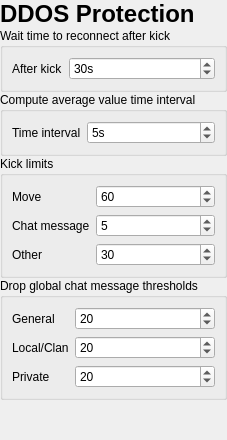
      <widget class="QWidget" name="pageDdos">
       <layout class="QVBoxLayout" name="ddosLayout">
        <property name="spacing">
         <number>0</number>
        </property>
        <property name="leftMargin">
         <number>0</number>
        </property>
        <property name="topMargin">
         <number>0</number>
        </property>
        <property name="rightMargin">
         <number>0</number>
        </property>
        <property name="bottomMargin">
         <number>0</number>
        </property>
        <item>
         <widget class="QLabel" name="ddosTitle">
          <property name="font">
           <font>
            <pointsize>18</pointsize>
            <bold>true</bold>
           </font>
          </property>
          <property name="text">
           <string>DDOS Protection</string>
          </property>
         </widget>
        </item>
        <item>
         <widget class="QGroupBox" name="ddosReconnectGroup">
          <property name="title">
           <string>Wait time to reconnect after kick</string>
          </property>
          <layout class="QFormLayout" name="ddosReconnectForm">
           <item row="0" column="0">
            <widget class="QLabel" name="labelReconnectTime">
             <property name="text">
              <string>After kick</string>
             </property>
            </widget>
           </item>
           <item row="0" column="1">
            <widget class="QSpinBox" name="ddosWaitReconnect">
             <property name="suffix">
              <string>s</string>
             </property>
             <property name="minimum">
              <number>1</number>
             </property>
             <property name="maximum">
              <number>9999</number>
             </property>
             <property name="value">
              <number>30</number>
             </property>
            </widget>
           </item>
          </layout>
         </widget>
        </item>
        <item>
         <widget class="QGroupBox" name="ddosAvgGroup">
          <property name="title">
           <string>Compute average value time interval</string>
          </property>
          <layout class="QFormLayout" name="ddosAvgForm">
           <item row="0" column="0">
            <widget class="QLabel" name="labelAvgInterval">
             <property name="text">
              <string>Time interval</string>
             </property>
            </widget>
           </item>
           <item row="0" column="1">
            <widget class="QSpinBox" name="ddosAvgInterval">
             <property name="suffix">
              <string>s</string>
             </property>
             <property name="minimum">
              <number>1</number>
             </property>
             <property name="maximum">
              <number>255</number>
             </property>
             <property name="value">
              <number>5</number>
             </property>
            </widget>
           </item>
          </layout>
         </widget>
        </item>
        <item>
         <widget class="QGroupBox" name="ddosKickGroup">
          <property name="title">
           <string>Kick limits</string>
          </property>
          <layout class="QFormLayout" name="ddosKickForm">
           <item row="0" column="0">
            <widget class="QLabel" name="labelKickMove">
             <property name="text">
              <string>Move</string>
             </property>
            </widget>
           </item>
           <item row="0" column="1">
            <widget class="QSpinBox" name="ddosKickMove">
             <property name="minimum">
              <number>5</number>
             </property>
             <property name="maximum">
              <number>255</number>
             </property>
             <property name="value">
              <number>60</number>
             </property>
            </widget>
           </item>
           <item row="1" column="0">
            <widget class="QLabel" name="labelKickChat">
             <property name="text">
              <string>Chat message</string>
             </property>
            </widget>
           </item>
           <item row="1" column="1">
            <widget class="QSpinBox" name="ddosKickChat">
             <property name="minimum">
              <number>1</number>
             </property>
             <property name="maximum">
              <number>255</number>
             </property>
             <property name="value">
              <number>5</number>
             </property>
            </widget>
           </item>
           <item row="2" column="0">
            <widget class="QLabel" name="labelKickOther">
             <property name="text">
              <string>Other</string>
             </property>
            </widget>
           </item>
           <item row="2" column="1">
            <widget class="QSpinBox" name="ddosKickOther">
             <property name="maximum">
              <number>255</number>
             </property>
             <property name="value">
              <number>30</number>
             </property>
            </widget>
           </item>
          </layout>
         </widget>
        </item>
        <item>
         <widget class="QGroupBox" name="ddosDropGroup">
          <property name="title">
           <string>Drop global chat message thresholds</string>
          </property>
          <layout class="QFormLayout" name="ddosDropForm">
           <item row="0" column="0">
            <widget class="QLabel" name="labelDropGeneral">
             <property name="text">
              <string>General</string>
             </property>
            </widget>
           </item>
           <item row="0" column="1">
            <widget class="QSpinBox" name="ddosDropGeneral">
             <property name="minimum">
              <number>3</number>
             </property>
             <property name="maximum">
              <number>255</number>
             </property>
             <property name="value">
              <number>20</number>
             </property>
            </widget>
           </item>
           <item row="1" column="0">
            <widget class="QLabel" name="labelDropLocalClan">
             <property name="text">
              <string>Local/Clan</string>
             </property>
            </widget>
           </item>
           <item row="1" column="1">
            <widget class="QSpinBox" name="ddosDropLocalClan">
             <property name="minimum">
              <number>3</number>
             </property>
             <property name="maximum">
              <number>255</number>
             </property>
             <property name="value">
              <number>20</number>
             </property>
            </widget>
           </item>
           <item row="2" column="0">
            <widget class="QLabel" name="labelDropPrivate">
             <property name="text">
              <string>Private</string>
             </property>
            </widget>
           </item>
           <item row="2" column="1">
            <widget class="QSpinBox" name="ddosDropPrivate">
             <property name="minimum">
              <number>3</number>
             </property>
             <property name="maximum">
              <number>255</number>
             </property>
             <property name="value">
              <number>20</number>
             </property>
            </widget>
           </item>
          </layout>
         </widget>
        </item>
        <item>
         <spacer name="ddosSpacer">
          <property name="orientation">
           <enum>Qt::Orientation::Vertical</enum>
          </property>
          <property name="sizeHint" stdset="0">
           <size>
            <width>20</width>
            <height>40</height>
           </size>
          </property>
         </spacer>
        </item>
       </layout>
      </widget>
